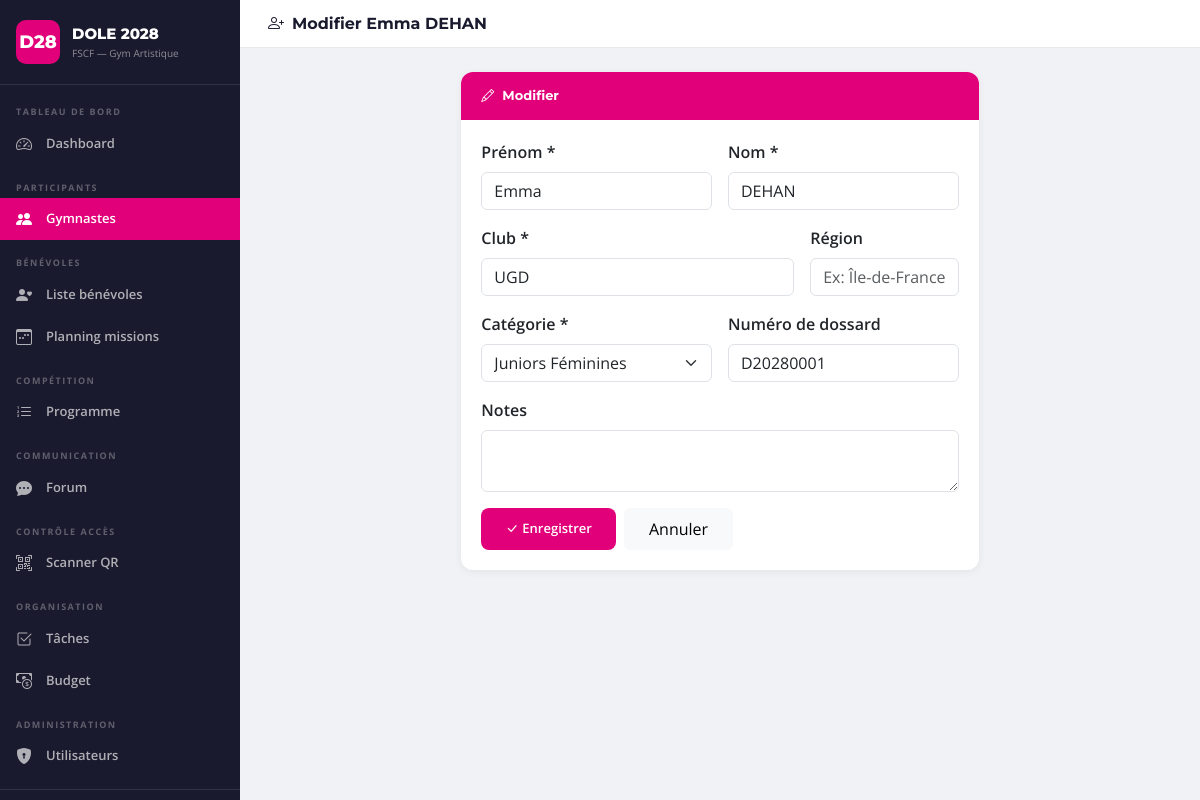
The app's page /participants/1/edit (signed in) with its own data.
### tables this page shows
CREATE TABLE users (
            id INTEGER PRIMARY KEY AUTOINCREMENT,
            email TEXT UNIQUE NOT NULL,
            password_hash TEXT NOT NULL,
            nom TEXT NOT NULL,
            prenom TEXT NOT NULL,
            role TEXT NOT NULL DEFAULT 'participant',
            created_at TEXT DEFAULT (datetime('now'))
        );

CREATE TABLE participants (
            id INTEGER PRIMARY KEY AUTOINCREMENT,
            user_id INTEGER NOT NULL,
            club TEXT NOT NULL,
            region TEXT DEFAULT '',
            categorie TEXT NOT NULL,
            numero_dossard TEXT UNIQUE,
            qr_token TEXT UNIQUE,
            badge_generated INTEGER DEFAULT 0,
            notes TEXT DEFAULT '',
            FOREIGN KEY (user_id) REFERENCES users(id)
        );

### app.py (the view, shortened to what this page needs)
@app.route('/participants/<int:id>/edit', methods=['GET','POST'])
@login_required
def participant_edit(id):
    if not current_user.is_admin: abort(403)
    conn = get_db()
    p = conn.execute('SELECT p.*,u.nom,u.prenom,u.email FROM participants p JOIN users u ON p.user_id=u.id WHERE p.id=?',(id,)).fetchone()
    if not p: abort(404)
    conn.close()
    return render_template('participant_form.html', action='edit', item=p)

### app.py (called while the page is built)
def get_db():
    conn = sqlite3.connect(DATABASE)
    conn.row_factory = sqlite3.Row
    return conn

@login_manager.user_loader
def load_user(uid):
    conn = get_db()
    row = conn.execute('SELECT * FROM users WHERE id=?', (uid,)).fetchone()
    conn.close()
    return User(row) if row else None

    @property
    def is_admin(self): return self.role == 'admin'

    @property
    def is_staff(self): return self.role in ('admin', 'responsable')

    @property
    def full_name(self): return f"{self.prenom} {self.nom}"

### templates/participant_form.html (shortened to what this page needs)
{% extends 'base.html' %}
{% block page_title %}<i class="bi bi-person-plus me-2"></i>{% if action=='new' %}Nouveau participant{% else %}Modifier {{ item.prenom }} {{ item.nom }}{% endif %}{% endblock %}
{% block content %}
<div class="row justify-content-center">
<div class="col-lg-7">
<div class="fscf-card">
  <div class="fscf-card-header pink">
    <span>{% if action=='new' %}<i class="bi bi-person-plus-fill me-2"></i>Créer un compte participant{% else %}<i class="bi bi-pencil me-2"></i>Modifier{% endif %}</span>
  </div>
  <div class="fscf-card-body">
    <form method="POST">
      <div class="row g-3">
        <div class="col-md-6">
          <label class="form-label fw-semibold">Prénom *</label>
          <input type="text" name="prenom" class="form-control" value="{{ item.prenom if item else '' }}" required>
        </div>
        <div class="col-md-6">
          <label class="form-label fw-semibold">Nom *</label>
          <input type="text" name="nom" class="form-control" value="{{ item.nom if item else '' }}" required>
        </div>
        <div class="col-md-8">
          <label class="form-label fw-semibold">Club *</label>
          <input type="text" name="club" class="form-control" value="{{ item.club if item else '' }}" required placeholder="Ex: Gym Club de Paris">
        </div>
        <div class="col-md-4">
          <label class="form-label fw-semibold">Région</label>
          <input type="text" name="region" class="form-control" value="{{ item.region if item else '' }}" placeholder="Ex: Île-de-France">
        </div>
        <div class="col-md-6">
          <label class="form-label fw-semibold">Catégorie *</label>
          <select name="categorie" class="form-select" required>
            {% for cat in ['Poussines / Benjamines','Minimes Féminines','Cadettes','Juniors Féminines','Séniors Féminines'] %}
            <option value="{{ cat }}" {% if item and item.categorie==cat %}selected{% endif %}>{{ cat }}</option>
            {% endfor %}
          </select>
        </div>
        <div class="col-md-6">
          <label class="form-label fw-semibold">Numéro de dossard</label>
          <input type="text" name="dossard" class="form-control" value="{{ item.numero_dossard if item else '' }}" placeholder="Généré automatiquement">
        </div>
        <div class="col-12">
          <label class="form-label fw-semibold">Notes</label>
          <textarea name="notes" class="form-control" rows="2">{{ item.notes if item else '' }}</textarea>
        </div>
        <div class="col-12 d-flex gap-2">
          <button type="submit" class="btn-fscf px-4 py-2">
            <i class="bi bi-check-lg me-1"></i>{% if action=='new' %}Créer{% else %}Enregistrer{% endif %}
          </button>
          <a href="{{ url_for('participants_list') }}" class="btn btn-light px-4 py-2">Annuler</a>
        </div>
      </div>
    </form>
  </div>
</div>
</div>
</div>
{% endblock %}

### static/css/style.css (style rules this page uses)
:root { --pink: #E2007A; --navy: #1a1a2e; --blue: #0066CC; --green: #009944; --sidebar-w: 240px; }
* { box-sizing: border-box; }
body { font-family: 'Open Sans', sans-serif; background: #f0f2f5; margin: 0; }
.fscf-card { background: white; border-radius: 12px; box-shadow: 0 2px 8px rgba(0,0,0,.06); overflow: hidden; }
.fscf-card-header { background: var(--navy); color: white; padding: 14px 20px; font-family: 'Montserrat', sans-serif; font-weight: 700; font-size: 13px; display: flex; align-items: center; justify-content: space-between; }
.fscf-card-header.pink { background: var(--pink); }
.fscf-card-body { padding: 20px; }
.btn-fscf { background: var(--pink); color: white; border: none; border-radius: 8px; padding: 8px 18px; font-weight: 600; font-size: 13px; cursor: pointer; transition: background .15s; }

### records on screen
users: prenom "Emma", nom "DEHAN"
participants: club "UGD", categorie "Juniors Féminines", dossard "D20280001"
